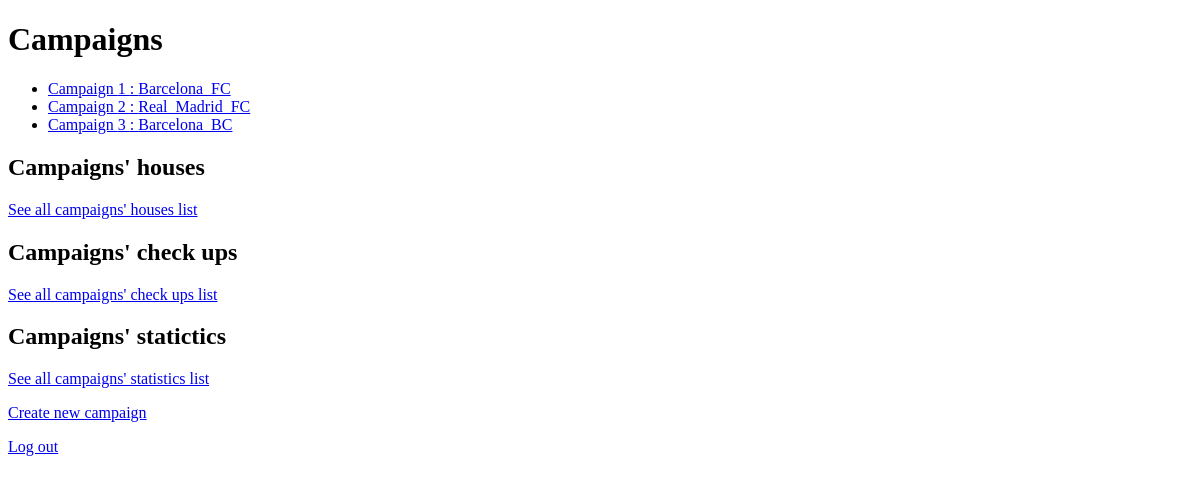
Page /campaigns/ on the earlier database version.
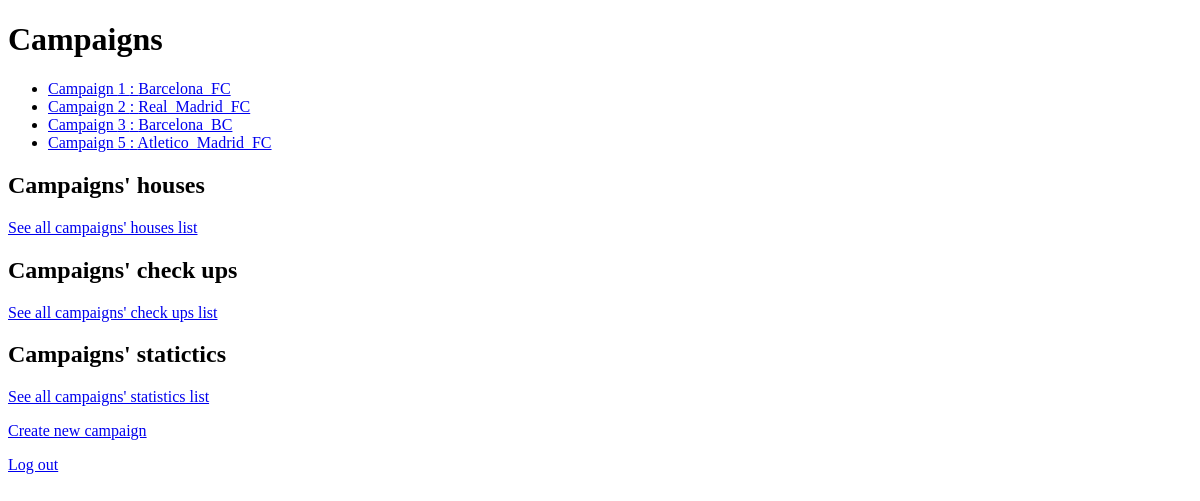
Same page on the later database version.
### campaigns/models.py (models this page shows, shortened)
class Campaign(models.Model):
	title = models.CharField(max_length = 64)
	status = models.CharField(max_length = 1)
	supervisor = models.ForeignKey(Supervisor, on_delete = models.CASCADE, related_name = 'controled_by')
	creator = models.ForeignKey(User, on_delete = models.CASCADE, related_name = 'created_by', default = 1)

### campaigns/views.py (the view)
# urls.py: path('', views.index, name = 'index'),
def index(request):
	return render(request, 'campaigns/index.html', {
		'campaigns' : Campaign.objects.all(),
		})

### campaigns/templates/campaigns/index.html (shortened to what this page needs)
{% extends 'campaigns/layout.html' %}
{% block body %}
	<h1>Campaigns</h1>
	<ul>
		{% for campaign in campaigns %}
		<li>
		 	<a href="{% url 'campaigns:campaign' campaign.id %}">
				Campaign {{campaign.id}} : {{campaign.title}}
			</a>
		</li>
		{% empty %}
			<li> no campaigns</li>
		{% endfor %}
	</ul>
	<h2>Campaigns' houses</h2>
	<a href = "{% url 'campaigns:h_index' %}"> See all campaigns' houses list</a>
	<h2>Campaigns' check ups</h2>
	<a href = "{% url 'campaigns:cu_index' %}"> See all campaigns' check ups list</a>
	<h2>Campaigns' statictics</h2>
	<a href = "{% url 'campaigns:stat_index' %}"> See all campaigns' statistics list</a>
	<a href = "{% url 'users:logoutplus' %}"> Create new campaign </a>
	<a href = "{% url 'users:logout' %}"> Log out </a>
{% endblock %}

Differences in the rows shown:
added Campaign: id "5", title "Atletico_Madrid_FC"
